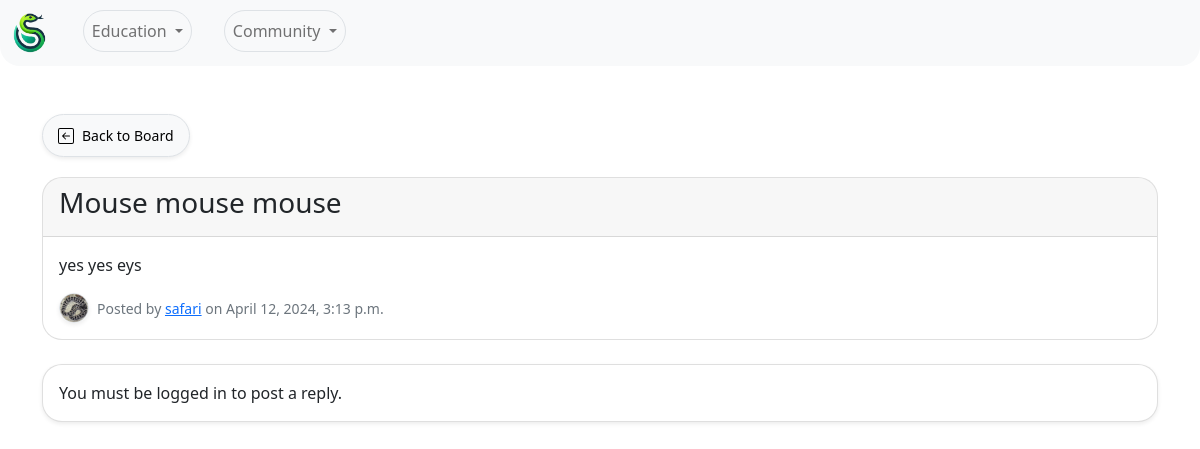
/forum/thread/4/, run on an earlier commit of the app's database.
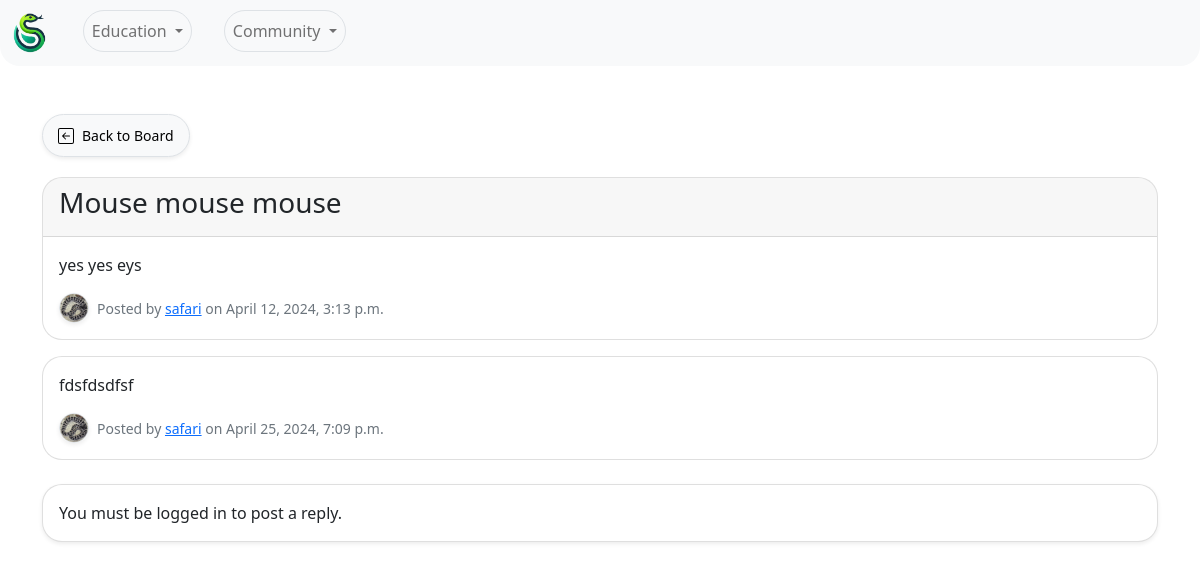
And on a later commit of the database.
### Forum/models.py (models this page shows, shortened)
class Thread(models.Model):
    title = models.CharField(max_length=255)
    board = models.ForeignKey(Board, on_delete=models.CASCADE, related_name='threads')
    starter = models.ForeignKey(User, on_delete=models.CASCADE, related_name='threads_started')
    created_at = models.DateTimeField(auto_now_add=True)
    updated_at = models.DateTimeField(auto_now=True)

class Post(models.Model):
    thread = models.ForeignKey(Thread, on_delete=models.CASCADE, related_name='posts')
    message = models.TextField()
    created_by = models.ForeignKey(User, on_delete=models.CASCADE, related_name='posts_created')
    created_at = models.DateTimeField(auto_now_add=True)
    updated_at = models.DateTimeField(auto_now=True)

### UserAuth/models.py (models this page shows, shortened)
class UserProfile(models.Model):
    user = models.OneToOneField(User, on_delete=models.CASCADE) # Link the user profile to a user model instance
    profile_pic = models.ImageField(upload_to='profile_pics/', default='profile_pics/default.jpg' ,null=True, blank=True) # User profile picture
    bio = models.TextField(null=True, blank=True) # User bio
    observations = models.IntegerField(default=0) # User observation count

### Forum/views.py (the view)
# urls.py: path('thread/<int:thread_id>/', thread_posts, name='thread_posts'),
def thread_posts(request, thread_id):
    thread = get_object_or_404(Thread, pk=thread_id)
    form = PostForm()  # Instantiate the form
    return render(request, 'thread_posts.html', {'thread': thread, 'posts': thread.posts.all(), 'form': form})

### Forum/templates/thread_posts.html (shortened to what this page needs)
{% extends 'base.html' %}
{% load custom_filters %}
{% block content %}
<a href="{% url 'board_threads' thread.board_id %}" class="btn back-button btn-light btn-sm rounded-pill shadow-sm" style="margin-bottom: 20px;">
       Back to Board
</a>
<div class="posts">
   {% for post in posts %}
   <div class="card mb-3" style="border-radius: 20px; overflow: hidden;">
      {% if forloop.first %}
      <div class="card-header">
         <h3>{{ thread.title }}</h3>
      </div>
      {% endif %}
      <div class="card-body">
         <p class="card-text">{{ post.message }}</p>
         <div class="d-flex align-items-center mt-3">
            <img src="{{ MEDIA_URL }}{{ post.created_by.userprofile.profile_pic.url }}" class="rounded-circle border shadow-sm me-2" alt="Profile Picture" style="width: 30px; height: 30px; object-fit: cover;">
            <p class="card-text mb-0">
               <small class="text-muted">
                  Posted by <a href="{% url 'user_profile' username=post.created_by.username %}">{{ post.created_by.username }}</a> on {{ post.created_at|date:"N j, Y, P" }}
               </small>
            </p>
         </div>
      </div>
   </div>
   {% endfor %}
</div>
{% if user.is_authenticated %}
<div class="card reply-form mt-4 mb-5 shadow-sm" style="border-radius: 20px; overflow: hidden;">
   <div class="card-header">
      <h5>Post a Reply</h5>
   </div>
   <div class="card-body">
      <form method="POST" action="{% url 'reply_thread' thread.id %}" enctype="multipart/form-data"
         class="form-horizontal" onsubmit="return validateReplyForm()">
         {% csrf_token %}
         <div class="mb-3">
            <label for="id_message" class="form-label">{{ form.message.label }}</label>
            <textarea id="id_message" name="message" class="form-control" rows="5"
               placeholder="Type your reply here..." required>{{ form.message.value|default_if_none:"" }}</textarea>
            <small class="form-text text-muted">{{ form.message.help_text }}</small>
         </div>
         <div class="mb-3">
            <label for="id_image">Upload Image:</label>
            <input type="file" id="id_image" name="image" class="form-control" accept="image/*">
            <small class="form-text text-muted">Optional: Attach an image to your post.</small>
         </div>
         <div class="mb-3">
            <button type="submit" class="btn btn-primary rounded-pill shadow-sm float-end">Post Reply</button>
         </div>
      </form>
   </div>
</div>
{% else %}
<div class="card mt-4 mb-5 shadow-sm" style="border-radius: 20px; overflow: hidden;">
   <div class="card-body">
      <p class="card-text">You must be logged in to post a reply.</p>
   </div>
{% endif %}
{% endblock %}

What changed in the data, as far as the page shows it:
added Post: message "fdsfdsdfsf", created_by.userprofile.profile_pic (picture), created_by.username "safari", created_at "April 25, 2024, 7:09 p.m."
